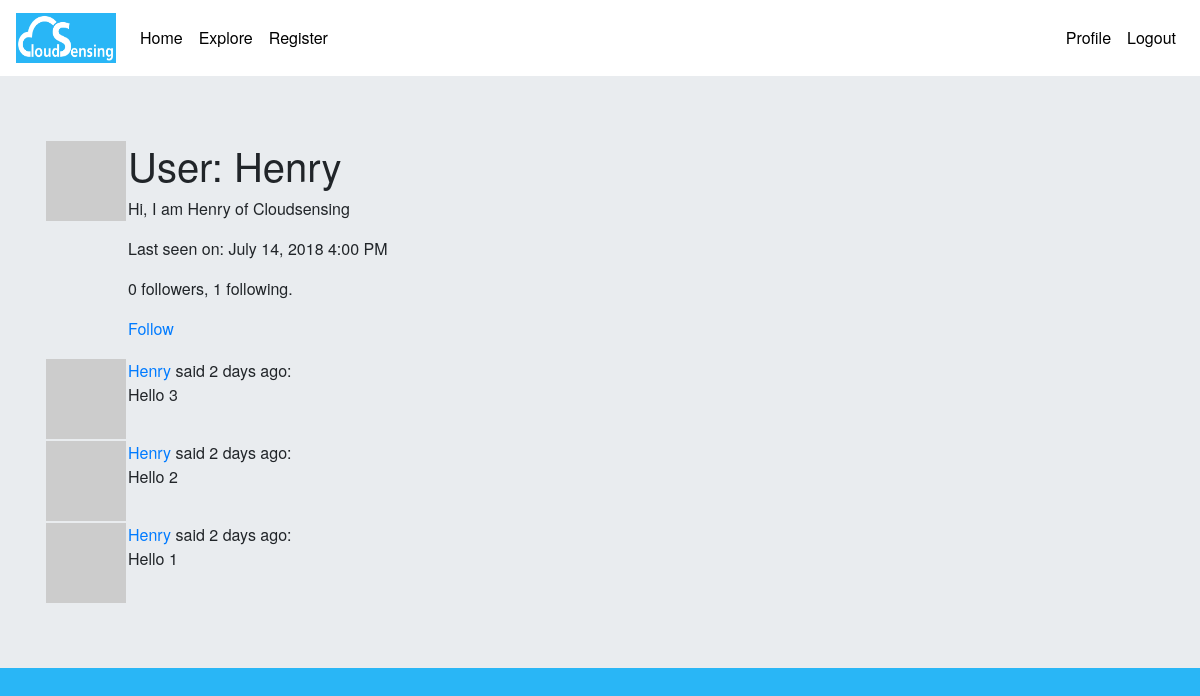
Screenshot of /user/Henry (signed in) with the database file from the repository.
### my_app/models.py (models this page shows, shortened)
class User(UserMixin, db.Model):
    id = db.Column(db.Integer, primary_key=True)
    username = db.Column(db.String(64), index=True, unique=True)
    email = db.Column(db.String(120), index=True, unique=True)
    password_hash = db.Column(db.String(128))
    posts = db.relationship('Post', backref='author', lazy='dynamic')
    about_me = db.Column(db.String(140))
    last_seen = db.Column(db.DateTime, default=datetime.utcnow)
    followed = db.relationship(
        'User', secondary=followers,
        primaryjoin=(followers.c.follower_id == id),
        secondaryjoin=(followers.c.followed_id == id),
        backref=db.backref('followers', lazy='dynamic'), lazy='dynamic')
    def avatar(self, size):
        digest = md5(self.email.lower().encode('utf-8')).hexdigest()
        return 'https://www.gravatar.com/avatar/{}?d=identicon&s={}'.format(
            digest, size)
    def is_following(self, user):
        return self.followed.filter(
            followers.c.followed_id == user.id).count() > 0

class Post(db.Model):
    id = db.Column(db.Integer, primary_key=True)
    body = db.Column(db.String(140))
    timestamp = db.Column(db.DateTime, index=True, default=datetime.utcnow)
    user_id = db.Column(db.Integer, db.ForeignKey('user.id'))

### my_app/routes.py (the view)
@app.route('/user/<username>')
@login_required
def user(username):
    user = User.query.filter_by(username=username).first_or_404()
    page = request.args.get('page', 1, type=int)
    posts = user.posts.order_by(Post.timestamp.desc()).paginate(
        page, app.config['POSTS_PER_PAGE'], False)
    next_url = url_for('user', username=user.username, page=posts.next_num) \
        if posts.has_next else None
    prev_url = url_for('user', username=user.username, page=posts.prev_num) \
        if posts.has_prev else None
    return render_template('user.html', user=user, posts=posts.items,
                           next_url=next_url, prev_url=prev_url)

### my_app/models.py (called while the page is built)
@login.user_loader
def load_user(id):
    return User.query.get(int(id))

### my_app/routes.py (called while the page is built)
@app.before_request
def before_request():
    if current_user.is_authenticated:
        current_user.last_seen = datetime.utcnow()
        db.session.commit()

### my_app/templates/user.html (shortened to what this page needs)
{% extends "base.html" %}
{% block content %}
    <table>
        <tr valign="top">
            <td><img src="{{ user.avatar(128) }}"></td>
            <td>
                <h1>User: {{ user.username }}</h1>
                {% if user.about_me %}<p>{{ user.about_me }}</p>{% endif %}
                {% if user.last_seen %}
                <p>Last seen on: {{ moment(user.last_seen).format('LLL') }}</p>
                {% endif %}
                <p>{{ user.followers.count() }} followers, {{ user.followed.count() }} following.</p>
                {% if user == current_user %}
                <p><a href="{{ url_for('edit_profile') }}">Edit your profile</a></p>
                {% elif not current_user.is_following(user) %}
                <p><a href="{{ url_for('follow', username=user.username) }}">Follow</a></p>
                {% else %}
                <p><a href="{{ url_for('unfollow', username=user.username) }}">Unfollow</a></p>
                {% endif %}
            </td>
        </tr>
    </table>
    {% for post in posts %}
        {% include '_post.html' %}
    {% endfor %}
{% endblock %}

### my_app/templates/_post.html
<table>
   <tr valign="top">
       <td><img src="{{ post.author.avatar(36) }}"></td>
       <td><a href="{{ url_for('user', username=post.author.username) }}">{{ post.author.username }}
       </a>
       said {{ moment(post.timestamp).fromNow() }}:
       <br>
       {{ post.body }}</td>
   </tr>
</table>

### my_app/static/CSS/main.css (style rules this page uses)
body { background-color: #29B6F6; margin: 0; padding: 0; font-family: "Helvetica Neue", Helvetica, Arial, sans-serif; color: border-left: ; }

### rows the page displays
User: username "Henry", about_me "Hi, I am Henry of Cloudsensing", last_seen "July 14, 2018 4:00 PM"
Post: author.username "Henry", timestamp "2 days ago", body "Hello 3"
Post: author.username "Henry", timestamp "2 days ago", body "Hello 2"
Post: author.username "Henry", timestamp "2 days ago", body "Hello 1"

### other values shown
{{ user.followers.count() }} "0"
{{ user.followed.count() }} "1"
